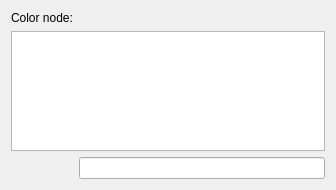
<?xml version="1.0" encoding="UTF-8"?>
<ui version="4.0">
 <class>qDMMLColorPickerWidget</class>
 <widget class="qDMMLWidget" name="qDMMLColorPickerWidget">
  <property name="geometry">
   <rect>
    <x>0</x>
    <y>0</y>
    <width>336</width>
    <height>190</height>
   </rect>
  </property>
  <property name="windowTitle">
   <string>Color Picker</string>
  </property>
  <layout class="QGridLayout" name="gridLayout" columnstretch="0,0">
   <item row="0" column="0">
    <widget class="QLabel" name="ColorTableLabel">
     <property name="text">
      <string>Color node:</string>
     </property>
    </widget>
   </item>
   <item row="0" column="1">
    <widget class="qDMMLColorTableComboBox" name="ColorTableComboBox"/>
   </item>
   <item row="2" column="0" colspan="2">
    <widget class="qDMMLColorListView" name="DMMLColorListView">
     <property name="movement">
      <enum>QListView::Free</enum>
     </property>
     <property name="flow">
      <enum>QListView::LeftToRight</enum>
     </property>
     <property name="isWrapping" stdset="0">
      <bool>true</bool>
     </property>
     <property name="resizeMode">
      <enum>QListView::Adjust</enum>
     </property>
     <property name="uniformItemSizes">
      <bool>false</bool>
     </property>
    </widget>
   </item>
   <item row="4" column="1">
    <widget class="ctkSearchBox" name="SearchBox"/>
   </item>
  </layout>
 </widget>
 <customwidgets>
  <customwidget>
   <class>qDMMLColorListView</class>
   <extends>QListView</extends>
   <header>qDMMLColorListView.h</header>
  </customwidget>
  <customwidget>
   <class>qDMMLColorTableComboBox</class>
   <extends>qDMMLNodeComboBox</extends>
   <header>qDMMLColorTableComboBox.h</header>
  </customwidget>
  <customwidget>
   <class>qDMMLNodeComboBox</class>
   <extends>QWidget</extends>
   <header>qDMMLNodeComboBox.h</header>
  </customwidget>
  <customwidget>
   <class>qDMMLWidget</class>
   <extends>QWidget</extends>
   <header>qDMMLWidget.h</header>
   <container>1</container>
  </customwidget>
  <customwidget>
   <class>ctkSearchBox</class>
   <extends>QLineEdit</extends>
   <header>ctkSearchBox.h</header>
  </customwidget>
 </customwidgets>
 <resources/>
 <connections>
  <connection>
   <sender>ColorTableComboBox</sender>
   <signal>currentNodeChanged(vtkDMMLNode*)</signal>
   <receiver>DMMLColorListView</receiver>
   <slot>setDMMLColorNode(vtkDMMLNode*)</slot>
   <hints>
    <hint type="sourcelabel">
     <x>180</x>
     <y>15</y>
    </hint>
    <hint type="destinationlabel">
     <x>179</x>
     <y>64</y>
    </hint>
   </hints>
  </connection>
  <connection>
   <sender>qDMMLColorPickerWidget</sender>
   <signal>dmmlSceneChanged(vtkDMMLScene*)</signal>
   <receiver>ColorTableComboBox</receiver>
   <slot>setDMMLScene(vtkDMMLScene*)</slot>
   <hints>
    <hint type="sourcelabel">
     <x>369</x>
     <y>27</y>
    </hint>
    <hint type="destinationlabel">
     <x>348</x>
     <y>18</y>
    </hint>
   </hints>
  </connection>
 </connections>
</ui>
